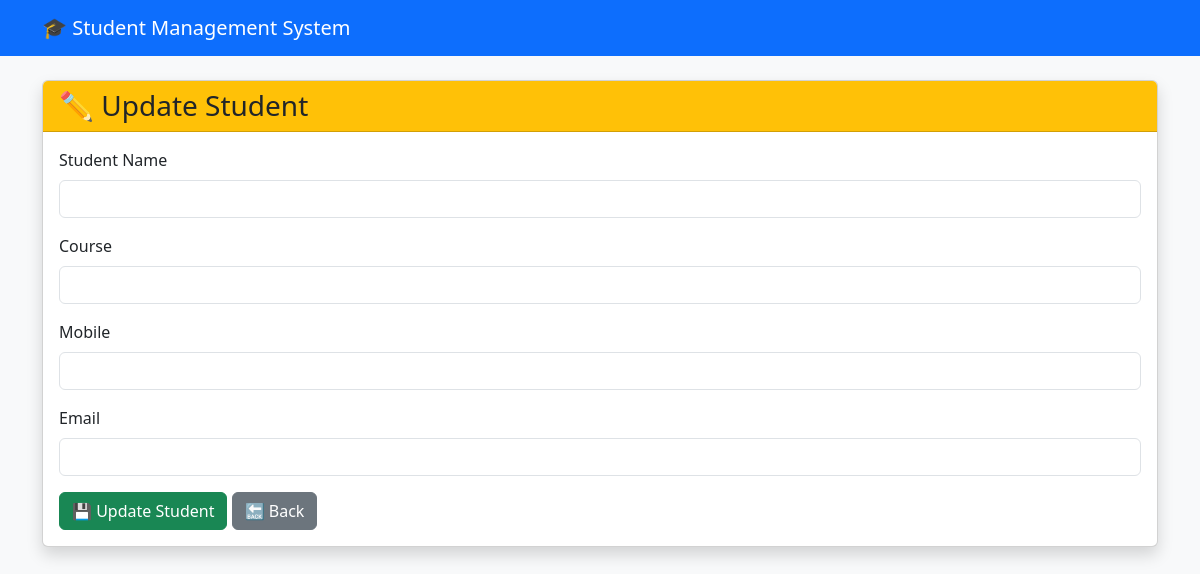
/update/2, run on an earlier commit of the app's database.
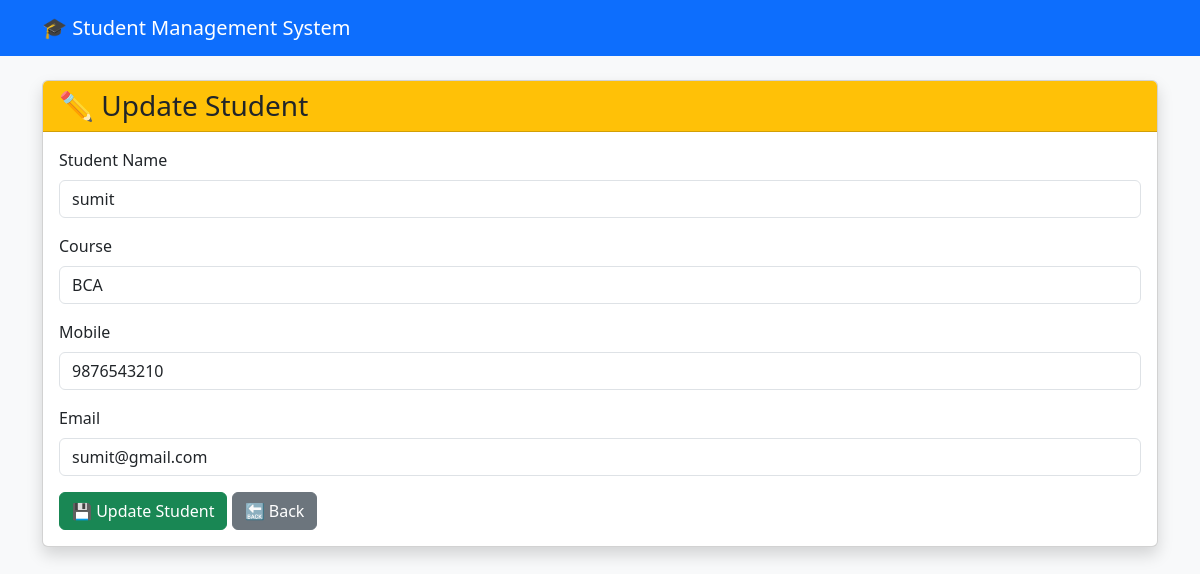
And on a later commit of the database.
### tables this page shows
CREATE TABLE students (
        id INTEGER PRIMARY KEY AUTOINCREMENT,
        name TEXT NOT NULL,
        course TEXT NOT NULL,
        mobile TEXT NOT NULL,
        email TEXT NOT NULL
    );

### app.py (the view, shortened to what this page needs)
@app.route("/update/<int:id>", methods=["GET", "POST"])
def update_student(id):
    conn = sqlite3.connect("students.db")
    cursor = conn.cursor()
    cursor.execute(
        "SELECT * FROM students WHERE id=?",
        (id,)
    )
    student = cursor.fetchone()
    conn.close()
    return render_template(
        "update_student.html",
        student=student
    )

### templates/update_student.html
{% extends "base.html" %}
{% block content %}
<div class="card shadow">
    <div class="card-header bg-warning">
        <h3 class="mb-0">
            ✏️ Update Student
        </h3>
    </div>
    <div class="card-body">
        <form method="POST">
            <div class="mb-3">
                <label class="form-label">
                    Student Name
                </label>
                <input
                    type="text"
                    name="name"
                    class="form-control"
                    value="{{ student[1] }}"
                    required>
            </div>
            <div class="mb-3">
                <label class="form-label">
                    Course
                </label>
                <input
                    type="text"
                    name="course"
                    class="form-control"
                    value="{{ student[2] }}"
                    required>
            </div>
            <div class="mb-3">
                <label class="form-label">
                    Mobile
                </label>
                <input
                    type="text"
                    name="mobile"
                    class="form-control"
                    value="{{ student[3] }}"
                    required>
            </div>
            <div class="mb-3">
                <label class="form-label">
                    Email
                </label>
                <input
                    type="email"
                    name="email"
                    class="form-control"
                    value="{{ student[4] }}"
                    required>
            </div>
            <button type="submit" class="btn btn-success">
                💾 Update Student
            </button>
            <a href="/students" class="btn btn-secondary">
                🔙 Back
            </a>
        </form>
    </div>
</div>
{% endblock %}

What changed in the data, as far as the page shows it:
added students: name "sumit", course "BCA", mobile "9876543210", email "sumit@gmail.com"
